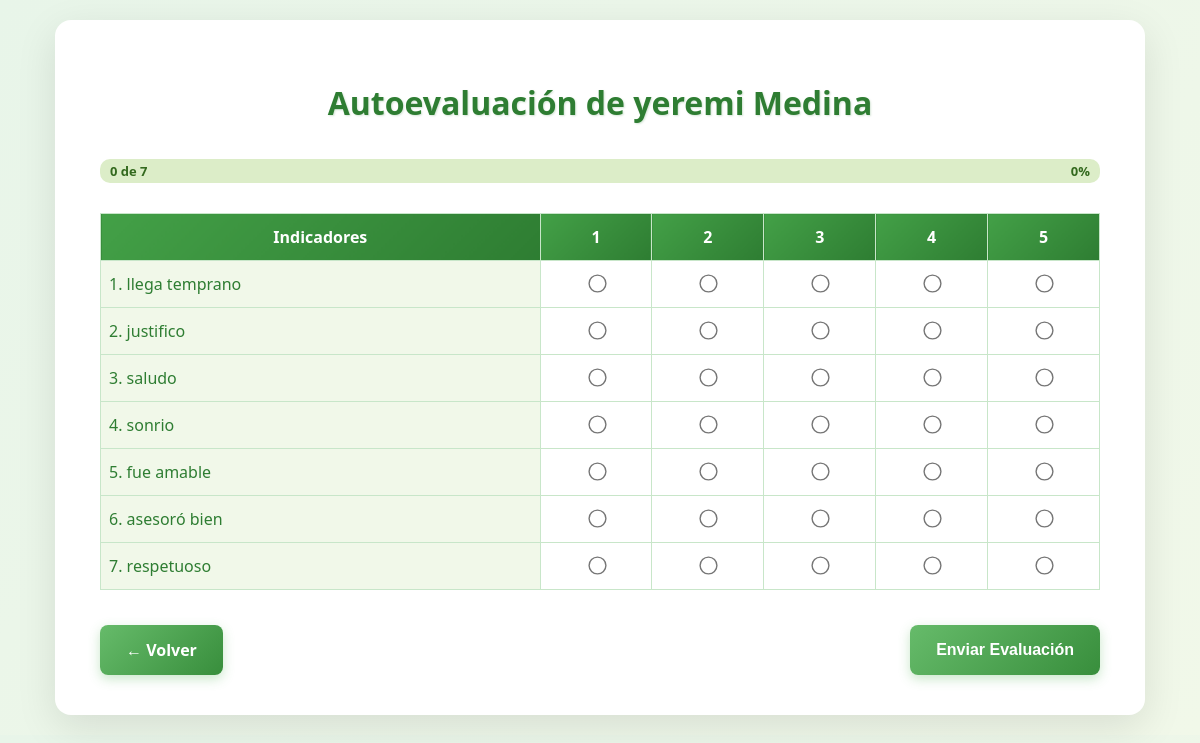
Screenshot of /autoevaluacion/realizar/ (signed in) with the database file from the repository.
### core/models.py (models this page shows, shortened)
class Usuario(AbstractUser):
    """
    Modelo personalizado para el usuario, heredando de AbstractUser.
    Este modelo ahora solo contiene los campos estándar del usuario.
    """

class Indicador(models.Model):
    nombre = models.CharField(max_length=100)
    descripcion = models.TextField(blank=True, null=True)
    criterio = models.ForeignKey(
    Criterio,
    on_delete=models.CASCADE,
    related_name='indicadores'
)
    max_puntaje = models.IntegerField(default=5)

### core/views.py (the view)
# urls.py: path('autoevaluacion/realizar/', views.realizar_autoevaluacion, name='realizar_autoevaluacion'),
@login_required
def realizar_autoevaluacion(request):
    indicadores = Indicador.objects.all()
    if request.method == 'POST':
        form = AutoevaluacionForm(indicadores, request.POST)
        if form.is_valid():
            evaluacion = AutoevaluacionTrabajador.objects.create(
                trabajador=request.user
            )
            for key, valoracion in form.cleaned_data.items():
                indicador_id = int(key.replace('indicador_', ''))
                puntaje = int(valoracion)
                RespuestaAutoevaluacionTrabajador.objects.create(
                    autoevaluacion=evaluacion,
                    indicador_id=indicador_id,
                    valoracion=valoracion,  # Guarda '1', '2', ..., '5'
                    puntaje=puntaje
                )
            return redirect('evaluacion_exitosa')
    else:
        form = AutoevaluacionForm(indicadores)
    return render(request, 'realizar_autoevaluacion.html', {
        'form': form,
        'trabajador': request.user,
        'indicadores': indicadores,
        'titulo': f'Autoevaluación - {request.user.get_full_name() or request.user.username}'
    })

### core/forms.py
class AutoevaluacionForm(forms.Form):
    def __init__(self, indicadores, *args, **kwargs):
        super().__init__(*args, **kwargs)
        for indicador in indicadores:
            self.fields[f'indicador_{indicador.id}'] = forms.ChoiceField(
                choices=[(str(i), str(i)) for i in range(1, 6)],
                widget=forms.RadioSelect,
                label=indicador.nombre
            )

### templates/realizar_autoevaluacion.html (shortened to what this page needs)
<!DOCTYPE html>
<html lang="es">
<head>
</head>
<body>
  <div class="container">
    <h1>Autoevaluación de {{ trabajador.get_full_name|default:trabajador.username }}</h1>
    <div class="progress-container">
      <span class="progress-left-text" id="progress-text"></span>
      <span class="progress-right-text" id="progress-percent"></span>
    </div>
    <form method="post" id="autoform">
      <table>
        <thead>
          <tr>
            <th>Indicadores</th>
            <th>1</th>
            <th>2</th>
            <th>3</th>
            <th>4</th>
            <th>5</th>
          </tr>
        </thead>
        <tbody>
          {% for indicador in indicadores %}
          <tr>
            <td>{{ forloop.counter }}. {{ indicador.nombre }}</td>
            {% for i in "12345" %}
            <td>
              <input type="radio" name="indicador_{{ indicador.id }}" value="{{ i }}" required>
            </td>
            {% endfor %}
          </tr>
          {% endfor %}
        </tbody>
      </table>
      <div class="button-group">
        <a href="{% url 'admin_dashboard' %}" class="back-button">← Volver</a>
        <button type="submit">Enviar Evaluación</button>
      </div>
    </form>
  </div>
</body>
</html>

### templates/realizar_autoevaluacion.html (style rules this page uses)
body { font-family: 'Segoe UI', sans-serif; background: linear-gradient(135deg, #e8f5e9, #f1f8e9); margin: 0; padding: 20px; }
.container { max-width: 1000px; margin: auto; background: #fff; padding: 40px 45px; border-radius: 16px; box-shadow: 0 12px 40px rgba(0, 0, 0, 0.1); animation: fadeIn 0.5s ease-in-out; }
h1 { text-align: center; color: #2e7d32; margin-bottom: 35px; font-size: 2rem; text-shadow: 1px 1px 2px rgba(46, 125, 50, 0.2); }
table { width: 100%; border-collapse: collapse; margin-top: 20px; }
th, td { border: 1px solid #c8e6c9; text-align: center; padding: 12px 8px; }
th { background: linear-gradient(135deg, #43a047, #2e7d32); color: white; font-size: 1rem; }
td:first-child { text-align: left; font-weight: 500; background-color: #f1f8e9; color: #2e7d32; }
input[type="radio"] { transform: scale(1.4); accent-color: #388e3c; cursor: pointer; }
.progress-container { background-color: #dcedc8; border-radius: 10px; overflow: hidden; height: 24px; margin-bottom: 30px; position: relative; }
.progress-left-text, .progress-right-text { position: absolute; top: 3px; font-size: 13px; font-weight: bold; color: #33691e; }
.progress-left-text { left: 10px; }
.progress-right-text { right: 10px; }
.button-group { margin-top: 35px; display: flex; justify-content: space-between; }
button, .back-button { padding: 14px 26px; font-weight: bold; border: none; border-radius: 8px; color: white; background: linear-gradient(135deg, #66bb6a, #388e3c); text-decoration: none; cursor: pointer; transition: all 0.3s ease; font-size: 1rem; box-shadow: 0 4px 12px rgba(76, 175, 80, 0.3); }

### rows the page displays
Usuario: get_full_name "yeremi Medina"
Indicador: nombre "llega temprano"
Indicador: nombre "justifico"
Indicador: nombre "saludo"
Indicador: nombre "sonrio"
Indicador: nombre "fue amable"
Indicador: nombre "asesoró bien"
Indicador: nombre "respetuoso"
